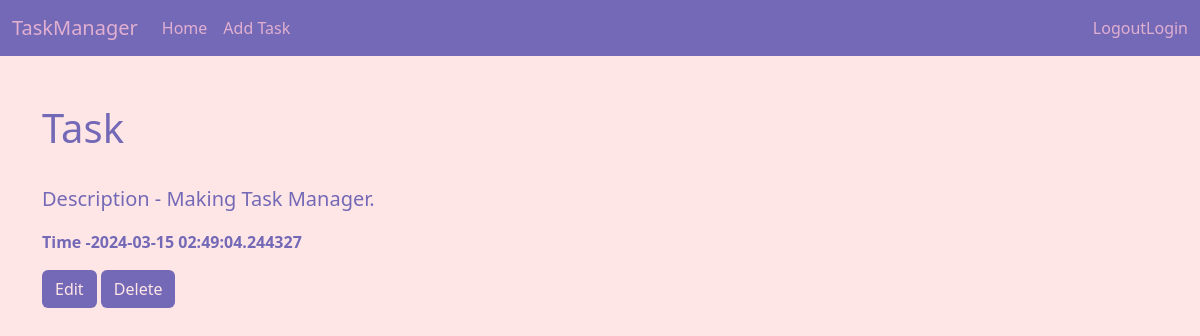
Page /single_task/6 on the committed database.
### db/__init__.py (models this page shows, shortened)
class Task(Base):
    __tablename__="tasks"
    id=Column(Integer,primary_key=True)
    title=Column(String(100),nullable=False,index=True)
    description=Column(Text(),nullable=False)
    created_at = Column(DateTime, default=datetime.utcnow, nullable=False)
    user_id=Column(Integer(),ForeignKey("users.id"))

### app.py (the view)
@app.route('/single_task/<int:myid>')
def singleTask(myid):
    tasks=tsk.query.filter_by(id=myid).first()
    return render_template('single_task.html',tasks =tasks)

### app.py (called while the page is built)
@app.teardown_appcontext
def shutdown_session(exception=None):
    db_session.remove()

### templates/single_task.html (shortened to what this page needs)
{% extends 'index.html' %}
{% block content %}
<div class="single_task">
    <h1 class="s_task">{{tasks.title}}</h1>
    <p class="s_des"> Description - {{tasks.description}}</p>
    <p>
    <strong class="s_time">Time -{{tasks.created_at}}</strong></p>
    <a href="/update_task/{{tasks.id}}" class=" btn btn_s">Edit</a>
    <a href="/delete_task/{{tasks.id}}" class="btn btn_s">Delete</a>
</div>
{% endblock %}

### static/index.css (style rules this page uses)
* { margin: 0; padding: 0; }
body { background-color: #FFE6E6; }
body .single_task { color: #7469B6; }
body .s_des { font-size: 20px; }
body .btn_s { background-color: #7469B6; color: #FFE6E6; }

### rows in the picture
Task: title "Task", description "Making Task Manager.", created_at "2024-03-15 02:49:04.244327"
